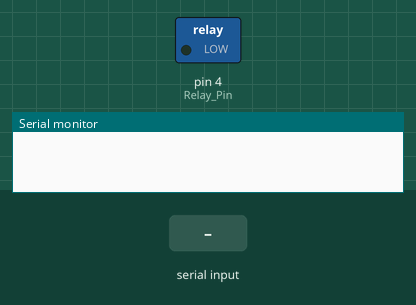
The sketch below on a simulated Arduino Uno, built with avr-gcc and run on an emulated ATmega328P. Shown: switched loads named in the sketch (green lamp = pin HIGH), the last lines printed to the serial monitor. The inputs (shaded band) are chosen by the test bench.

Above: at 1.2 s.
1.3 s: "a\n" received over Serial
At 2.7 s:
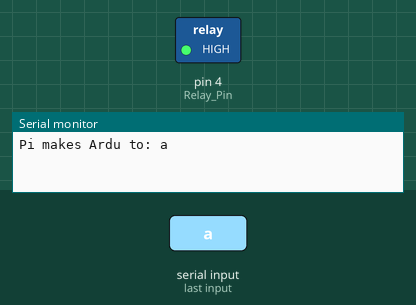
6.3 s: "s\n" received over Serial
At 7.3 s:
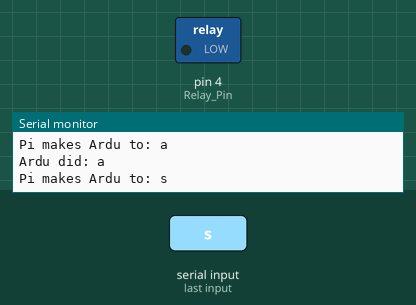
Timing chart, 0 to 9.3 s (numbered marks = the images above; inputs shaded):
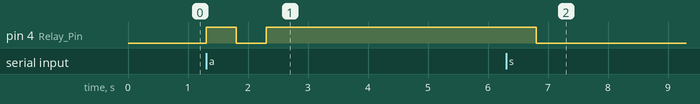

Measured:
- after the input at 1.3 s, pin 4 (Relay_Pin): LOW → HIGH at once, → LOW 0.50 s later, → HIGH 0.50 s later
- after the input at 6.3 s, pin 4 (Relay_Pin): HIGH → LOW after 0.50 s

The sketch:

pyserial_test.ino
```cpp
#define Relay_Pin 4
// Open loop
//  digitalWrite(Relay_Pin, HIGH);

// Pass
//  digitalWrite(Relay_Pin, LOW);

String pi_cmd;

void setup()
{
  pinMode(Relay_Pin, OUTPUT);
  Serial.begin(9600);
}


void loop(){
  if(Serial.available() > 0){
    pi_cmd = Serial.readStringUntil('\n');
    Serial.print("Pi makes Ardu to: ");
    Serial.println(pi_cmd);

    if( pi_cmd == "w" ){
      digitalWrite(Relay_Pin, HIGH);
      delay(1000);
      Serial.print("Ardu did: ");
      Serial.println(pi_cmd);
      pi_cmd = "idle";
    }
    else if( pi_cmd == "s" ){
      digitalWrite(Relay_Pin, HIGH);
      delay(500);
      digitalWrite(Relay_Pin, LOW);
      delay(500);
      Serial.print("Ardu did: ");
      Serial.println(pi_cmd);
      pi_cmd = "idle";
    }
    else if( pi_cmd == "a" ){
      digitalWrite(Relay_Pin, HIGH);
      delay(500);
      digitalWrite(Relay_Pin, LOW);
      delay(500);
      digitalWrite(Relay_Pin, HIGH);
      delay(500);
      Serial.print("Ardu did: ");
      Serial.println(pi_cmd);
      pi_cmd = "idle";
    }
    else if( pi_cmd == "d" ){
      digitalWrite(Relay_Pin, HIGH);
      delay(500);
      digitalWrite(Relay_Pin, LOW);
      delay(500);
      digitalWrite(Relay_Pin, HIGH);
      delay(500);
      digitalWrite(Relay_Pin, LOW);
      delay(500);
      digitalWrite(Relay_Pin, HIGH);
      delay(500);
      Serial.print("Ardu did: ");
      Serial.println(pi_cmd);
      pi_cmd = "idle";
    }
    else{
      Serial.println("Ardu says: Waiting for input!");
      delay(500);
    }
  }
}
```
